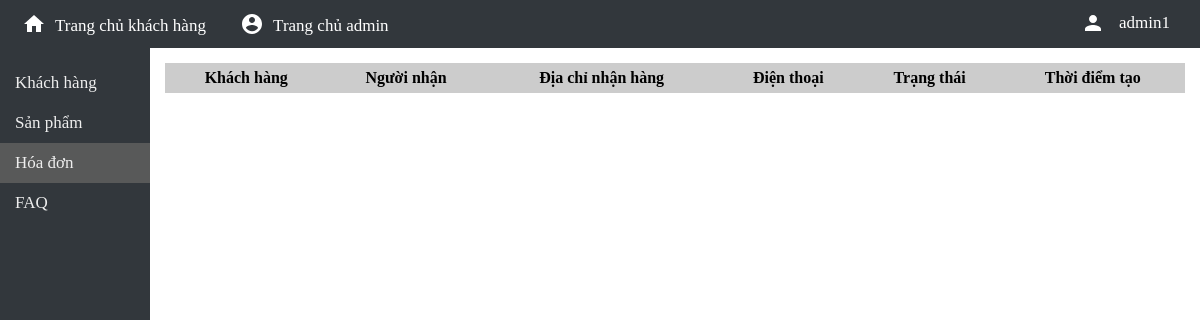
Before: /manager/orders/orders-manager.php (signed in) with the older database file.
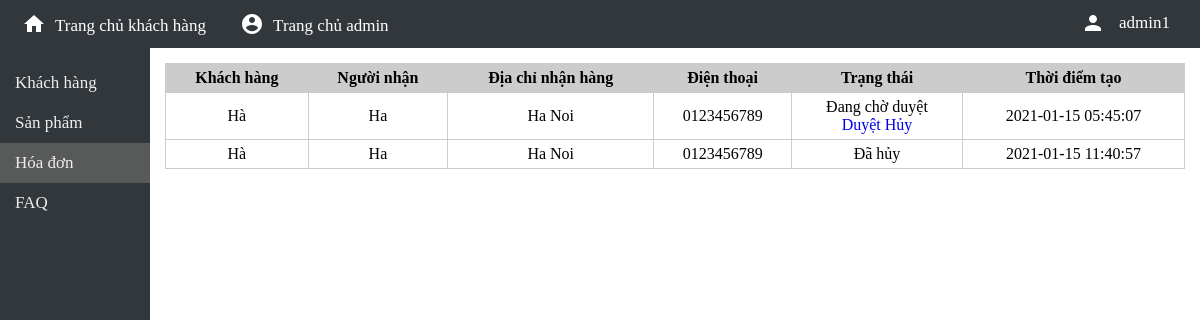
After: the same page with the newer database file.
### tables this page shows
CREATE TABLE `bills` (
  `id` int(11) NOT NULL,
  `id_customer` int(11) NOT NULL,
  `receiver` varchar(50) NOT NULL,
  `address` varchar(100) NOT NULL,
  `phone` varchar(15) NOT NULL,
  `id_state` int(11) NOT NULL,
  `purchase_time` datetime NOT NULL
);

CREATE TABLE `customers` (
  `id` int(11) NOT NULL,
  `name` varchar(50) NOT NULL,
  `gender` tinyint(1) NOT NULL,
  `birth` date DEFAULT NULL,
  `phone` varchar(15) NOT NULL,
  `email` varchar(100) NOT NULL,
  `passwd` varchar(100) NOT NULL,
  `address` varchar(100) DEFAULT NULL
);

CREATE TABLE `bill_states` (
  `id` int(11) NOT NULL,
  `state` varchar(50) NOT NULL
);

### config/db.php (called while the page is built, shortened)
<?php
function sql_query(string $query_msg) {
    $connect = mysqli_connect(
        SERVER_NAME,
        USERNAME,
        PASSWORD,
        DB_NAME
    );
    mysqli_set_charset($connect, "utf8");
    $result = mysqli_query($connect, $query_msg) or trigger_error(mysqli_error($connect), E_USER_ERROR);
    return $result;
}

### manager/orders/orders-manager.php (the view, shortened to what this page needs)
<?php
    $root_path = $_SERVER["DOCUMENT_ROOT"];
    require_once($root_path . "/config/db.php");
    $bills = sql_query("
        SELECT *
        FROM bills;
    ");
?>
<!DOCTYPE html>
<html lang="en">
<head>
    <link rel="stylesheet" href="/manager/templates/css/all.css">
    <link rel="stylesheet" href="/manager/templates/css/layout.css">
</head>
<body>
    <?php include_once("../templates/header.php"); ?>
    <div class="page-body">
        <?php include_once("../templates/menu.php"); ?>
        <div class="page-content">
            <table id="content-table">
                <tr class="table-bar">
                    <td>Khách hàng</td>
                    <td>Người nhận</td>
                    <td>Địa chỉ nhận hàng</td>
                    <td>Điện thoại</td>
                    <td>Trạng thái</td>
                    <td>Thời điểm tạo</td>
                </tr>
                <?php
                    foreach ($bills as $bill) {
                        $customer_name = sql_query("
                            SELECT name
                            FROM customers
                            WHERE id = {$bill["id_customer"]};
                        ");
                        $customer_name = mysqli_fetch_array($customer_name)["name"];
                        $bill_state = sql_query("
                            SELECT state
                            FROM bill_states
                            WHERE id = {$bill["id_state"]};
                        ");
                        $bill_state = mysqli_fetch_array($bill_state)["state"];
                        ?>
                        <tr>
                            <td><?= $customer_name ?></td>
                            <td><?= $bill["receiver"] ?></td>
                            <td><?= $bill["address"] ?></td>
                            <td><?= $bill["phone"] ?></td>
                            <td>
                                <?php
                                    echo $bill_state;
                                    switch ($bill["id_state"]) {
                                        case 1:
                                            ?>  <br>
                                                <a href="/manager/orders/order-accept-process.php?id=<?= $bill["id"] ?>">Duyệt</a>
                                                <a href="/manager/orders/order-cancel-process.php?id=<?= $bill["id"] ?>">Hủy</a>
                                            <?php
                                            break;
                                        default:
                                            break;
                                    }
                                ?>
                            </td>
                            <td><?= $bill["purchase_time"] ?></td>
                        </tr>
                        <?php
                    }
                ?>
            </table>
        </div>
    </div>
</body>
</html>

Changed rows visible on the page:
added bills: id_customer.name "Hà", receiver "Ha", address "Ha Noi", phone "0123456789", id_state.state "Đang chờ duyệt", purchase_time "2021-01-15 05:45:07"
added bills: id_customer.name "Hà", receiver "Ha", address "Ha Noi", phone "0123456789", id_state.state "Đã hủy", purchase_time "2021-01-15 11:40:57"
